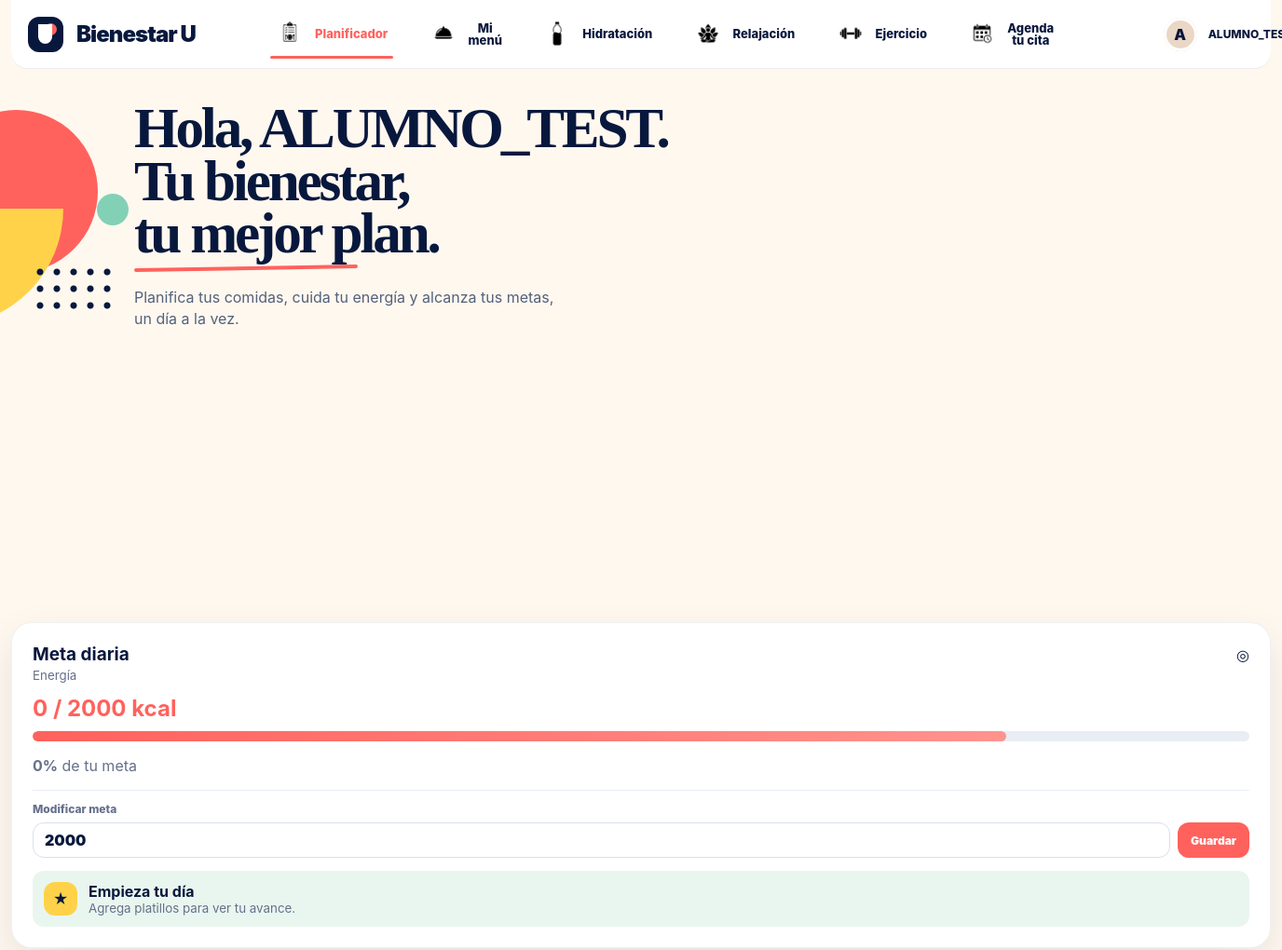
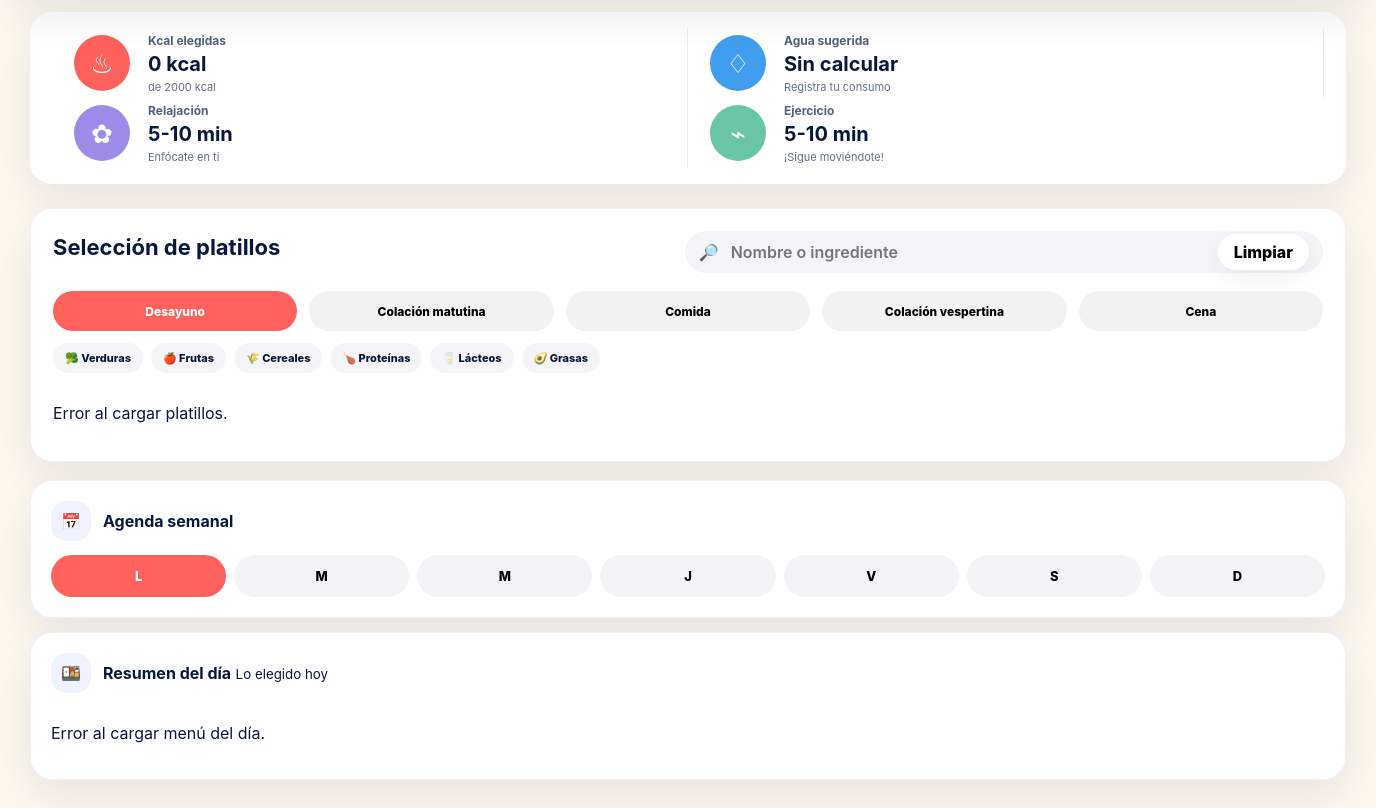
The page /Planificador/planificador_menu.php on the database its author committed (2 pictures, top to bottom).
### tables this page shows
CREATE TABLE IF NOT EXISTS `pm_dias_semana` (
  `id_dia`     int(11)     NOT NULL AUTO_INCREMENT,
  `nombre_dia` varchar(30) NOT NULL,
  `orden`      int(11)     NOT NULL,
  PRIMARY KEY (`id_dia`)
);

CREATE TABLE IF NOT EXISTS `pm_tiempos_comida` (
  `id_tiempo`    int(11)     NOT NULL AUTO_INCREMENT,
  `nombre_tiempo` varchar(80) NOT NULL,
  `orden`        int(11)     NOT NULL,
  PRIMARY KEY (`id_tiempo`)
);

### Planificador/planificador_menu.php (the view, shortened to what this page needs)
<?php
$database = new Database();
$conexion = $database->connect();
function h($texto) {
    return htmlspecialchars($texto ?? '', ENT_QUOTES, 'UTF-8');
}
$matricula = isset($_GET['matricula']) ? trim($_GET['matricula']) : 'ALUMNO_TEST';
$sqlGetMenu = "SELECT * FROM pm_menu_alumno WHERE matricula_alum = ?";
$stmtGetMenu = $conexion->prepare($sqlGetMenu);
$stmtGetMenu->bind_param("s", $matricula);
$stmtGetMenu->execute();
$menuAlumno = $stmtGetMenu->get_result()->fetch_assoc();
$idMenuAlumno = $menuAlumno['id_menu_alumno'];
$objetivoCalorico = $menuAlumno['objetivo_calorico'];
$dias = [];
$resDias = $conexion->query("SELECT * FROM pm_dias_semana ORDER BY orden");
while ($fila = $resDias->fetch_assoc()) {
    $dias[] = $fila;
}
$tiempos = [];
$resTiempos = $conexion->query("SELECT * FROM pm_tiempos_comida ORDER BY orden");
while ($fila = $resTiempos->fetch_assoc()) {
    $tiempos[] = $fila;
}
$idDiaInicial = $dias[0]['id_dia'] ?? 1;
$idTiempoInicial = $tiempos[0]['id_tiempo'] ?? 1;
?>
<!DOCTYPE html>
<html lang="es">
<head>
    <link rel="stylesheet" href="planificador_menu.css?v=limpieza_obsoletos_20260617">
</head>
<body class="bento-ui"
    data-id-menu="<?php echo h($idMenuAlumno); ?>"
    data-matricula="<?php echo h($matricula); ?>"
    data-dia-activo="<?php echo h($idDiaInicial); ?>"
    data-tiempo-activo="<?php echo h($idTiempoInicial); ?>"
    data-objetivo="<?php echo h($objetivoCalorico); ?>"
>
<main class="app">
<header class="app-topbar">
    <a class="brand-app" href="#panelPlanificador">
        <span class="brand-logo"></span>
        <strong>Bienestar U</strong>
    </a>
    <nav class="tabs-principales">
        <button class="btn-tab activo" data-panel="panelPlanificador">
            <img src="Ui/icon-planificador.png" class="tab-icon" alt="">
            <span>Planificador</span>
        </button>
        <button class="btn-tab" data-panel="panelMiMenu">
            <img src="Ui/icon-menu.png" class="tab-icon" alt="">
            <span>Mi menú</span>
        </button>
        <button class="btn-tab" data-panel="panelHidratacion">
            <img src="Ui/icon-hidratacion.png" class="tab-icon" alt="">
            <span>Hidratación</span>
        </button>
        <button class="btn-tab" data-panel="panelRelajacion">
            <img src="Ui/icon-relajacion.png" class="tab-icon" alt="">
            <span>Relajación</span>
        </button>
        <button class="btn-tab" data-panel="panelEjercicio">
            <img src="Ui/icon-ejercicio.png" class="tab-icon" alt="">
            <span>Ejercicio</span>
        </button>
        <button class="btn-tab" data-panel="panelCita">
            <img src="Ui/icon-agenda.png" class="tab-icon" alt="">
            <span>Agenda tu cita</span>
        </button>
    </nav>
    <div class="user-chip">
        <span class="avatar-user"><?php echo strtoupper(substr(h($matricula), 0, 1)); ?></span>
        <span class="user-copy"><?php echo h($matricula); ?></span>
    </div>
</header>
    <section id="panelPlanificador" class="panel-principal activo">
<section class="hero-app">
    <div class="hero-copy">
        <div class="shape-red"></div>
        <div class="shape-yellow"></div>
        <div class="shape-mint"></div>
        <div class="dot-grid"></div>
        <h1>Hola, <?php echo h($matricula); ?>.<br>Tu bienestar,<br>tu mejor plan.</h1>
        <span class="title-mark"></span>
        <p>Planifica tus comidas, cuida tu energía y alcanza tus metas, un día a la vez.</p>
    </div>
    <div class="hero-art hero-image-stage" aria-hidden="true">
    </div>
    <article class="meta-card meta-editable">
        <div class="meta-title"><h3>Meta diaria</h3><span>◎</span></div>
        <small>Energía</small>
        <strong><b id="heroKcalActual">0</b> / <span id="heroMetaObjetivo"><?php echo h($objetivoCalorico); ?></span> kcal</strong>
        <div class="bar"><i id="heroMetaProgress"></i></div>
        <p><b id="heroPorcentajeKcal">0%</b> de tu meta</p>
        <div class="meta-editor">
            <label for="inputMetaDiaria">Modificar meta</label>
            <div>
                <input id="inputMetaDiaria" type="number" min="800" max="6000" step="50" value="<?php echo h($objetivoCalorico); ?>">
                <button id="btnGuardarMetaDiaria" type="button">Guardar</button>
            </div>
        </div>
        <div class="note" id="mensajeMetaDiaria">
            <span id="iconoMensajeMeta">★</span>
            <div>
                <b id="tituloMensajeMeta">Empieza tu día</b>
                <small id="textoMensajeMeta">Agrega platillos para ver tu avance.</small>
            </div>
        </div>
    </article>
</section>
<section class="quick-stats">
    <article class="stat-card stat-kcal"><span>♨</span><div><small>Kcal elegidas</small><strong id="statKcalElegidas">0 kcal</strong><em id="statMetaKcal">de <?php echo h($objetivoCalorico); ?> kcal</em></div></article>
    <article class="stat-card agua"><span>♢</span><div><small>Agua sugerida</small><strong id="statAgua">Sin calcular</strong><em>Registra tu consumo</em></div></article>
    <article class="stat-card relax"><span>✿</span><div><small>Relajación</small><strong>5-10 min</strong><em>Enfócate en ti</em></div></article>
    <article class="stat-card move"><span>⌁</span><div><small>Ejercicio</small><strong>5-10 min</strong><em>¡Sigue moviéndote!</em></div></article>
</section>
        <section class="card-panel panel-planificador">
            <div class="planner-grid">
                <div class="planner-column side">
                    <div class="visual-box">
                        <div class="visual-box-header">
                            <span class="visual-icon">📅</span>
                            <div>
                                <strong>Agenda semanal</strong>
                            </div>
                        </div>
                        <div class="selector-dias">
                            <?php foreach ($dias as $index => $dia): ?>
                                <button
                                    class="btn-dia <?php echo $index === 0 ? 'activo' : ''; ?>"
                                    data-id-dia="<?php echo h($dia['id_dia']); ?>"
                                    data-nombre-dia="<?php echo h($dia['nombre_dia']); ?>"
                                    title="<?php echo h($dia['nombre_dia']); ?>"
                                >
                                    <?php echo h(substr($dia['nombre_dia'], 0, 1)); ?>
                                </button>
                            <?php endforeach; ?>
                        </div>
                    </div>
                    <div class="visual-box">
                        <div class="visual-box-header">
                            <span class="visual-icon">🍱</span>
                            <div>
                                <strong>Resumen del día</strong>
                                <small>Lo elegido hoy</small>
                            </div>
                        </div>
                        <div id="menuDia" class="menu-dia">
                        </div>
                    </div>
                </div>
                <div class="planner-column main">
                    <div class="visual-box catalogo-box">
                        <div class="catalogo-top">
                            <div>
                                <h3>Selección de platillos</h3>
                            </div>
                            <div class="search-panel-compacto">
                                <div class="search-box-compacto">
                                    <span class="search-inline-icon">🔎</span>
                                    <input type="search" id="buscarPlatillo" placeholder="Nombre o ingrediente">
                                    <button type="button" id="limpiarBusqueda" class="btn-clear-search">Limpiar</button>
                                </div>
                            </div>
                        </div>
                        <div class="selector-tiempos">
                            <?php foreach ($tiempos as $index => $tiempo): ?>
                                <button class="btn-tiempo <?php echo $index === 0 ? 'activo' : ''; ?>" data-id-tiempo="<?php echo h($tiempo['id_tiempo']); ?>"><?php echo h($tiempo['nombre_tiempo']); ?></button>
                            <?php endforeach; ?>
                        </div>
                        <div class="catalogo-note catalogo-note-grupos">
                            <span>🥦 Verduras</span>
                            <span>🍎 Frutas</span>
                            <span>🌾 Cereales</span>
                            <span>🍗 Proteínas</span>
                            <span>🥛 Lácteos</span>
                            <span>🥑 Grasas</span>
                        </div>
                        <div id="listaPlatillos" class="lista-platillos">
                        </div>
                    </div>
                </div>
            </div>
        </section>
    </section>
</main>
</body>
</html>

### rows shown on the page
pm_dias_semana: nombre_dia "L"
pm_dias_semana: nombre_dia "M"
pm_dias_semana: nombre_dia "M"
pm_dias_semana: nombre_dia "J"
pm_dias_semana: nombre_dia "V"
pm_dias_semana: nombre_dia "S"
pm_dias_semana: nombre_dia "D"
pm_tiempos_comida: nombre_tiempo "Desayuno"
pm_tiempos_comida: nombre_tiempo "Colación matutina"
pm_tiempos_comida: nombre_tiempo "Comida"
pm_tiempos_comida: nombre_tiempo "Colación vespertina"
pm_tiempos_comida: nombre_tiempo "Cena"

### other values the page prints
substr(h($matricula), 0, 1) "A"
$matricula "ALUMNO_TEST"
